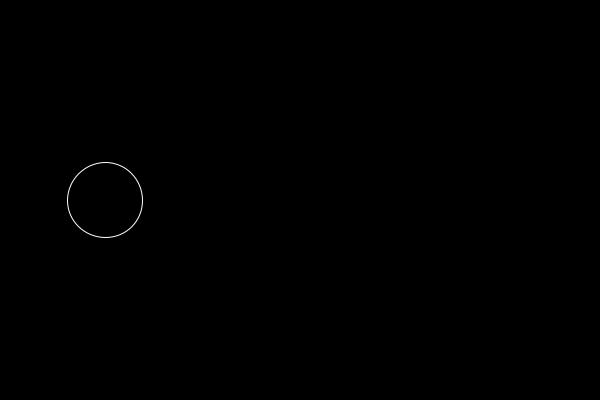
Frame 1 (no input)
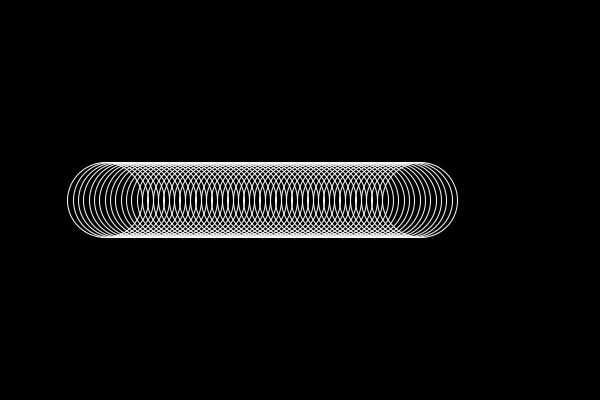
Frame 60 (the mouse pressed at the canvas centre just before this capture)
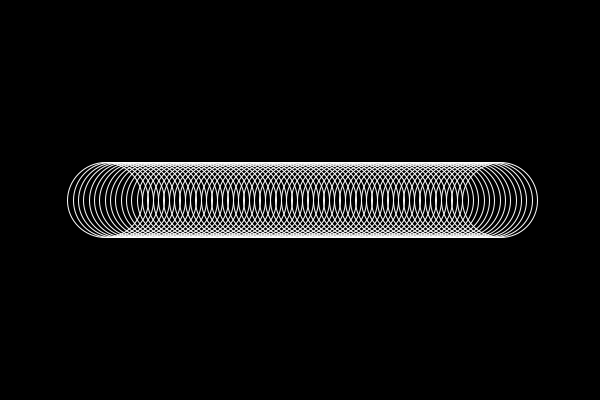
Frame 120 (the mouse held since frame 60 and released just before this capture)

The Processing sketch that drew these frames (run headless with seeded random() and noise(); from frame 60 on, the mouse is pressed at the canvas centre):

// Processing sketch: bell0
// ── bell0.pde
void setup() {
   size(600, 400);
   background(0);
   noFill();
   stroke(255);
}   

void draw() {
   if (frameCount > 75) return;
   float centerx = map(frameCount, 0, 75, 100, 500);
   ellipse(centerx, 200, 75, 75);
}
